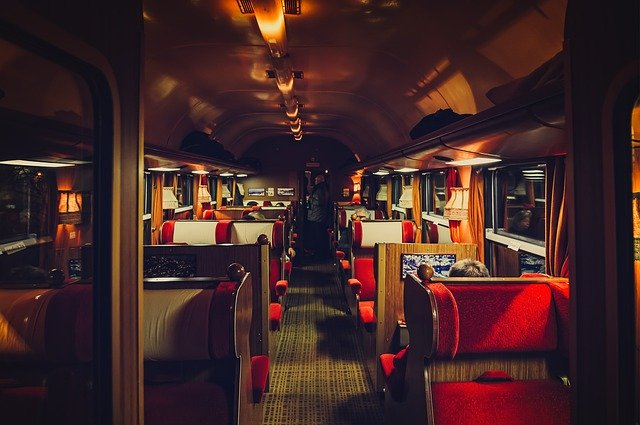
#> input picture images/img12.jpg, 640 x 425 px
$ python btwiseMasking.py
#> lines starting #> are read from the running program, lines starting #| are printed output that depends on the picture; after the words box and inside, x2 and y2 are one past the last pixel; in counts of white or black regions, pixels touching at a corner belong together
import cv2 as cv
import numpy as np
import matplotlib.pylab as plt

img = cv.imread('images/img12.jpg')
#> img is the input picture: shape (425, 640, 3); mean B, G, R 38.2, 38.2, 66.6

mask = np.zeros_like(img)
cv.circle(mask, (260,210), 100, (255,255,255), -1)
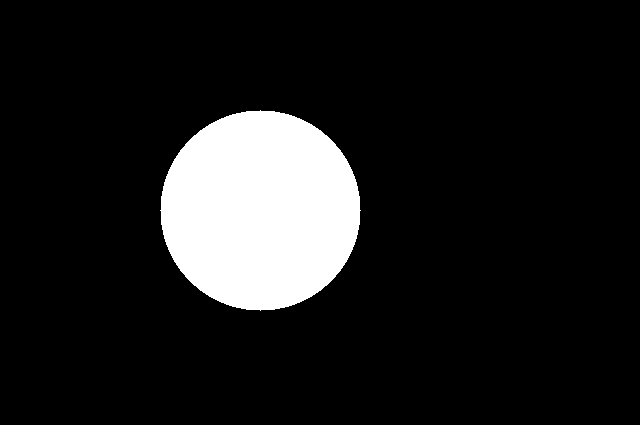
#> mask: shape (425, 640, 3); 11.6% white; 1 white region, box (x1, y1, x2, y2) and area: (160, 110, 361, 311) 31417

masked = cv.bitwise_and(img, mask)
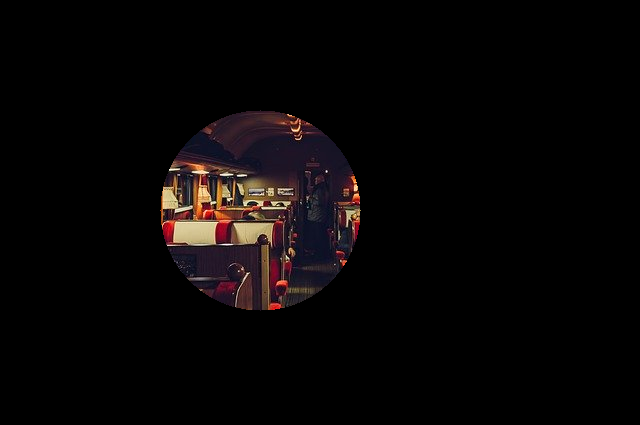
#> masked: shape (425, 640, 3); mean B, G, R 5.8, 5.7, 8.4

images = [img, mask, masked]
for i in range(3):
    plt.subplot(2, 2, i+1),plt.imshow(images[i])
    plt.xticks([]),plt.yticks([])
plt.show()
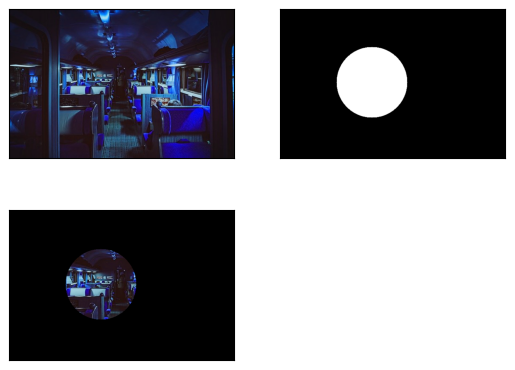
#> figure drawn by matplotlib, 3 panels; B, G, R data is drawn as R, G, B

$ run again, with images/img1.jpg copied over images/img12.jpg
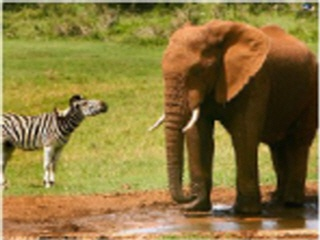
#> input picture images/img1.jpg, 320 x 240 px
#> img is the input picture: shape (240, 320, 3); mean B, G, R 60.1, 118.6, 138.3
#> `cv.circle(mask, (260,210), 100, (255,255,255), -1)`:
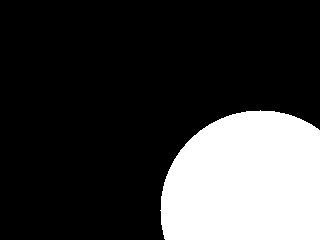
#> mask: shape (240, 320, 3); 23.6% white; 1 white region, box (x1, y1, x2, y2) and area: (160, 110, 320, 240) 18091
#> `plt.show()`:
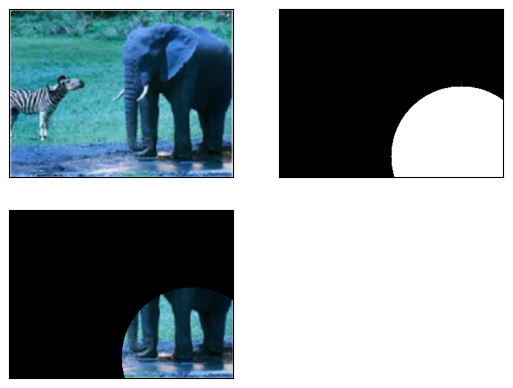
#> figure drawn by matplotlib, 3 panels; B, G, R data is drawn as R, G, B

$ run again, with images/img10.jpg copied over images/img12.jpg
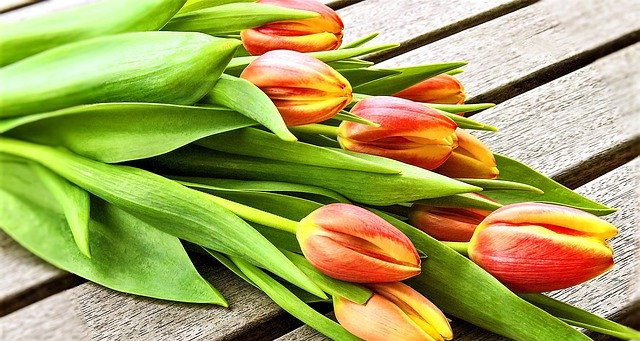
#> input picture images/img10.jpg, 640 x 341 px
#> img is the input picture: shape (341, 640, 3); mean B, G, R 89.7, 162.3, 163.6
#> `cv.circle(mask, (260,210), 100, (255,255,255), -1)`:
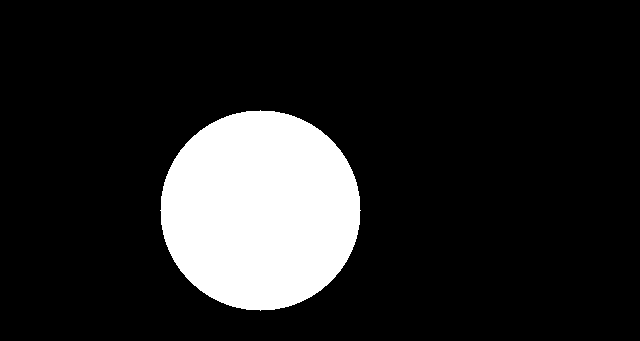
#> mask: shape (341, 640, 3); 14.4% white; 1 white region, box (x1, y1, x2, y2) and area: (160, 110, 361, 311) 31417
#> `plt.show()`:
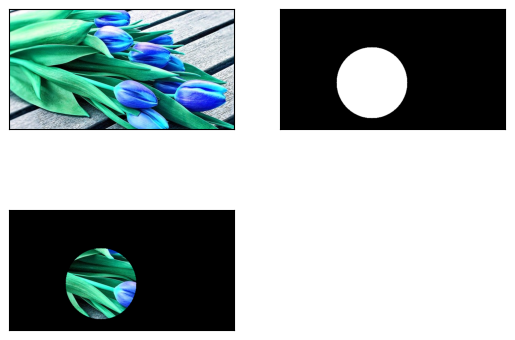
#> figure drawn by matplotlib, 3 panels; B, G, R data is drawn as R, G, B

$ run again, with images/img11.jpg copied over images/img12.jpg
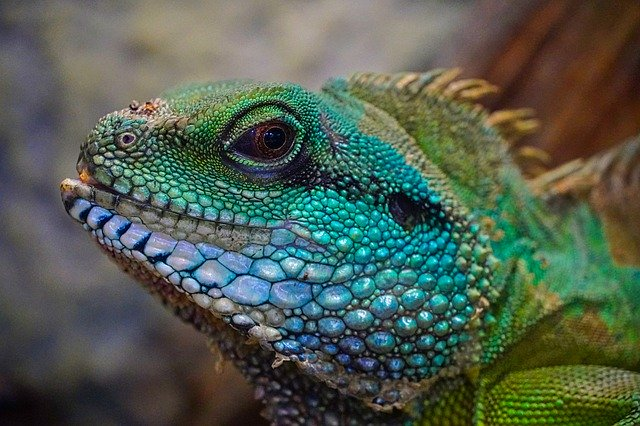
#> input picture images/img11.jpg, 640 x 426 px
#> img is the input picture: shape (426, 640, 3); mean B, G, R 80.3, 93.4, 81.4
#> mask: shape (426, 640, 3); 11.5% white; 1 white region, box (x1, y1, x2, y2) and area: (160, 110, 361, 311) 31417
#> `masked = cv.bitwise_and(img, mask)`:
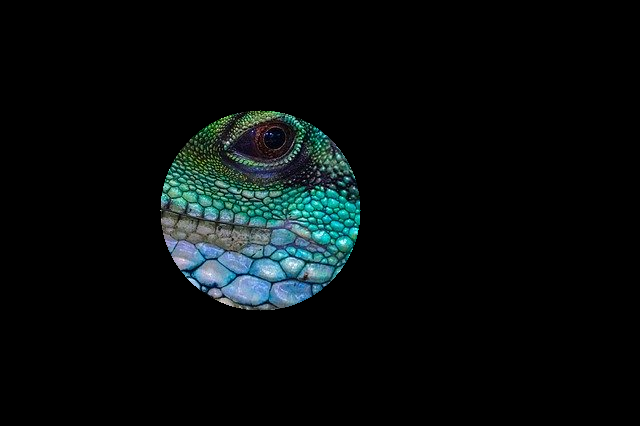
#> masked: shape (426, 640, 3); mean B, G, R 12.5, 12.1, 7
#> `plt.show()`:
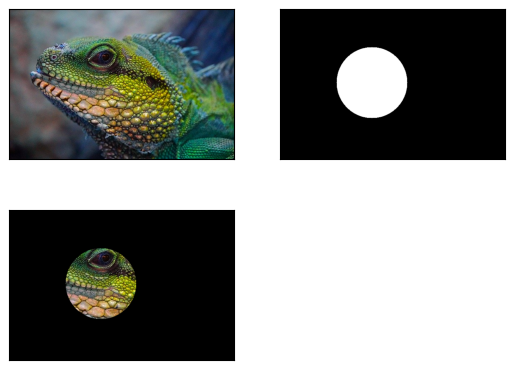
#> figure drawn by matplotlib, 3 panels; B, G, R data is drawn as R, G, B
